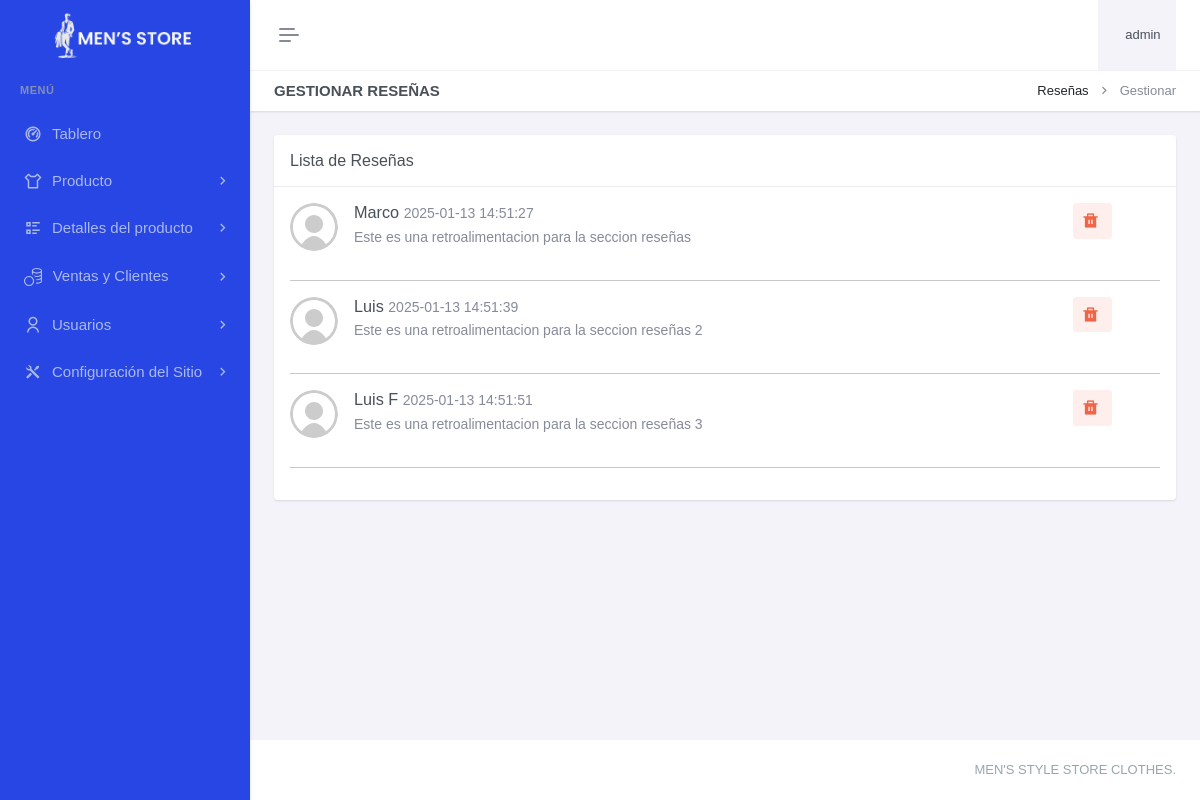
The page /paneladministrador/ventasclientes/resenhas/gestionar-resenhas.php (signed in) on the database its author committed.
### tables this page shows
CREATE TABLE `resenhas` (
  `resId` int(11) NOT NULL,
  `venId` int(11) DEFAULT NULL,
  `resMensaje` varchar(255) DEFAULT NULL,
  `resFechaRegis` datetime DEFAULT current_timestamp()
);

CREATE TABLE `cliente` (
  `cliId` int(11) NOT NULL,
  `cliDni` char(8) NOT NULL,
  `cliNombre` varchar(100) DEFAULT NULL,
  `cliApellidoPaterno` varchar(100) DEFAULT NULL,
  `cliApellidoMaterno` varchar(100) DEFAULT NULL,
  `cliCorreo` varchar(150) DEFAULT NULL,
  `cliFechaRegis` datetime DEFAULT current_timestamp() ON UPDATE current_timestamp(),
  `cliFechaNacimiento` date DEFAULT NULL
);

### paneladministrador/ventasclientes/resenhas/gestionar-resenhas.php (the view, shortened to what this page needs)
<?php
include "../../header.php";
include "../../sidebar.php";
?>
<div class="main-content">
    <div class="page-content">
        <div class="container-fluid">
            <div class="row">
                <div class="col-12">
                    <div class="page-title-box d-sm-flex align-items-center justify-content-between">
                        <h4 class="mb-sm-0">Gestionar Reseñas</h4>
                        <div class="page-title-right">
                            <ol class="breadcrumb m-0">
                                <li class="breadcrumb-item"><a>Reseñas</a></li>
                                <li class="breadcrumb-item active">Gestionar</li>
                            </ol>
                        </div>
                    </div>
                </div>
            </div>
            <div class="row">
                <div class="col-xxl-9">
                    <div class="card mt-xxl-n5">
                        <div class="card-header">
                            <h5 class="card-title mb-0">Lista de Reseñas</h5>
                        </div>
                        <div class="card-body">
                            <?php
                            $query = "SELECT r.resId, c.cliNombre, r.resMensaje, r.resFechaRegis
                                      FROM resenhas AS r
                                      INNER JOIN ventas AS v ON v.venId = r.venId
                                      INNER JOIN cliente AS c ON c.cliId = v.cliId";
                            $result = mysqli_query($con, $query);
                            while ($row = mysqli_fetch_assoc($result)) {
                                echo "<div class='comment' id='resenha-{$row['resId']}'>
                                        <div class='d-flex'>
                                            <div class='flex-shrink-0 me-3'>
                                                <img class='rounded-circle avatar-sm' src='../../recursos/images/avatar/user.svg' alt=''>
                                            </div>
                                            <div class='flex-grow-1'>
                                                <h5 class='mt-0 mb-1'>{$row['cliNombre']}
                                                    <small class='text-muted'>{$row['resFechaRegis']}</small>
                                               <a href='javascript:void(0);' class='btn btn-soft-danger float-end me-5 btn-sm' onclick='confirmDeleteResenha({$row['resId']})' aria-label='Eliminar' title='Eliminar'><i class='ri-delete-bin-fill align-bottom me-1' style='font-size: 1.5em;'></i></a>
                                                </h5>
                                                <p class='text-muted'>{$row['resMensaje']}</p>
                                            </div>
                                        </div>
                                      </div>
                                      <hr>";
                            }
                            ?>
                        </div>
                    </div>
                </div>
            </div>
        </div>
    </div>
</div>
<?php include "../../footer.php"; ?>

### rows shown on the page
resenhas: cliente.cliNombre "Marco", resFechaRegis "2025-01-13 14:51:27", resMensaje "Este es una retroalimentacion para la seccion reseñas"
resenhas: cliente.cliNombre "Luis", resFechaRegis "2025-01-13 14:51:39", resMensaje "Este es una retroalimentacion para la seccion reseñas 2"
resenhas: cliente.cliNombre "Luis F", resFechaRegis "2025-01-13 14:51:51", resMensaje "Este es una retroalimentacion para la seccion reseñas 3"

### other values the page prints
$username "admin"
